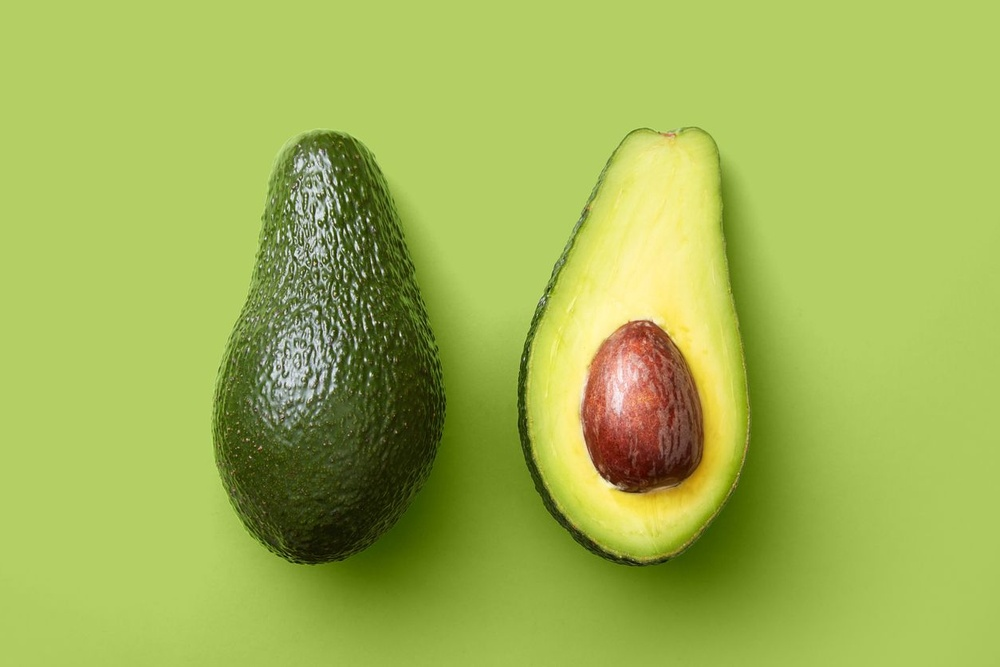
#> input picture Jobsheet_4/Testing/assets/1.jpg, 1000 x 667 px, shrunk from 1254 x 836 before the run
$ python soal_4_segmentasi_citra_eksternal.py
#> lines starting #> are read from the running program, lines starting #| are printed output that depends on the picture; after the words box and inside, x2 and y2 are one past the last pixel; in counts of white or black regions, pixels touching at a corner belong together
import numpy as np
import matplotlib.pyplot as plt
from skimage import io, filters, segmentation, color, util
from sklearn.cluster import KMeans
import warnings

# 1. Memuat citra dari folder assets
image_path = 'assets/1.jpg'
image_color = io.imread(image_path)
#> image_color is the input picture: shape (667, 1000, 3); mean R, G, B 161.1, 181.8, 83.3

# Konversi ke float agar rentang 0-1 konsisten
image_float = util.img_as_float(image_color)

if len(image_float.shape) == 3:
    image_gray = color.rgb2gray(image_float)
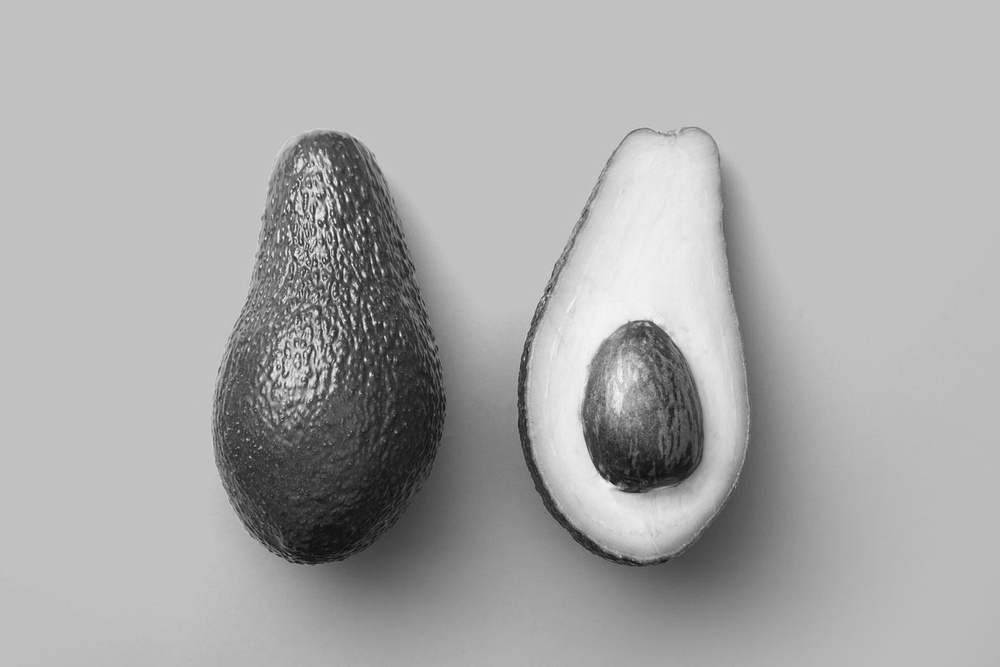
#> image_gray: shape (667, 1000) float64; min 0.0437, max 0.986, mean 0.668
    image_rgb = image_float
else:
    image_gray = image_float
    image_rgb = color.gray2rgb(image_float)

# --- Metode 1: Otsu Thresholding ---
thresh_otsu = filters.threshold_otsu(image_gray)
#> thresh_otsu = 0.55
binary_otsu = image_gray > thresh_otsu
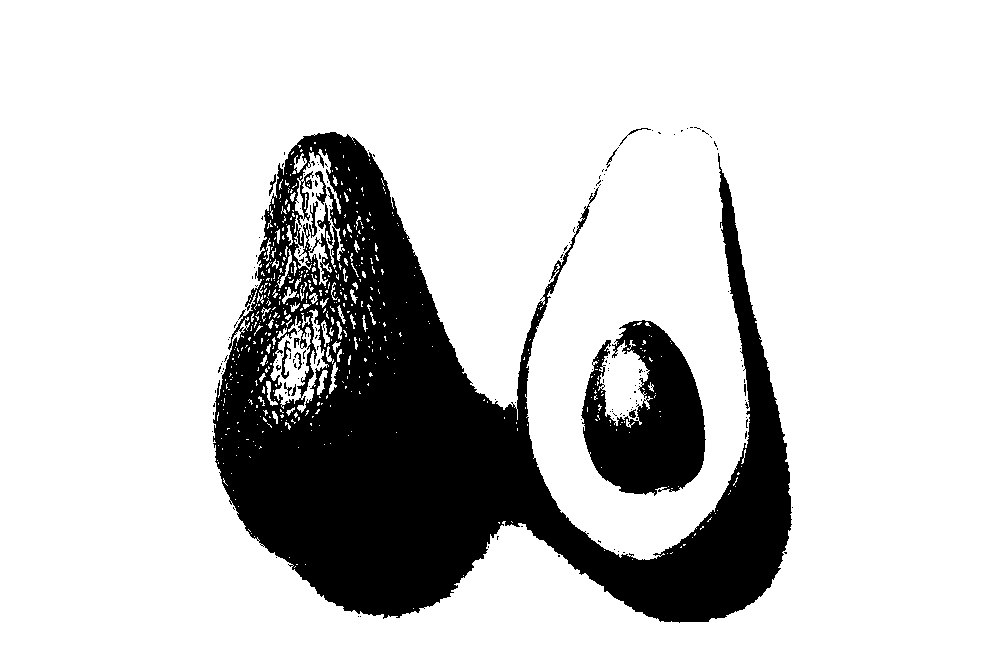
#> binary_otsu: shape (667, 1000) bool; 80.5% white; 154 black regions (140 under 20 px), largest, box (x1, y1, x2, y2) and area: (213, 132, 792, 623) 115423, (581, 320, 706, 496) 13549, (315, 171, 327, 205) 148

# --- Metode 2: K-Means Clustering ---
pixel_features = image_gray.reshape(-1, 1)
n_clusters = 3
kmeans = KMeans(n_clusters=n_clusters, random_state=0, n_init=10)
with warnings.catch_warnings():
    warnings.simplefilter("ignore")
    labels = kmeans.fit_predict(pixel_features)
segmented_kmeans = labels.reshape(image_gray.shape)
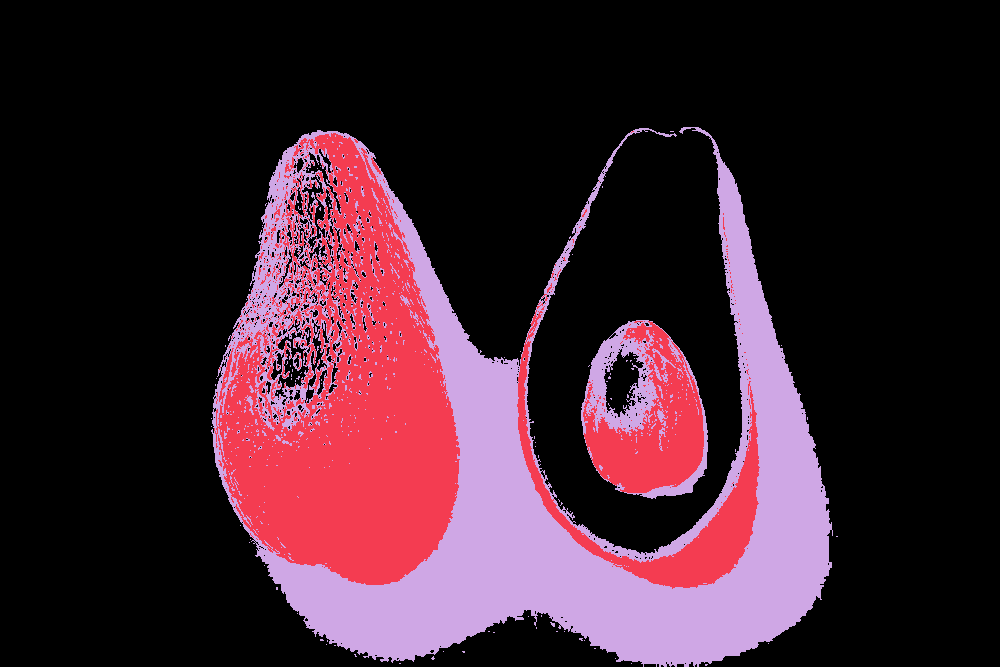
#> segmented_kmeans: shape (667, 1000) int32; 3 distinct labels, from 0 to 2; one colour per label, 0 black

# --- Metode 3: Watershed (DIPERBAIKI) ---
# Menggunakan Sobel untuk peta elevasi (tepi)
elevation_map = filters.sobel(image_gray)
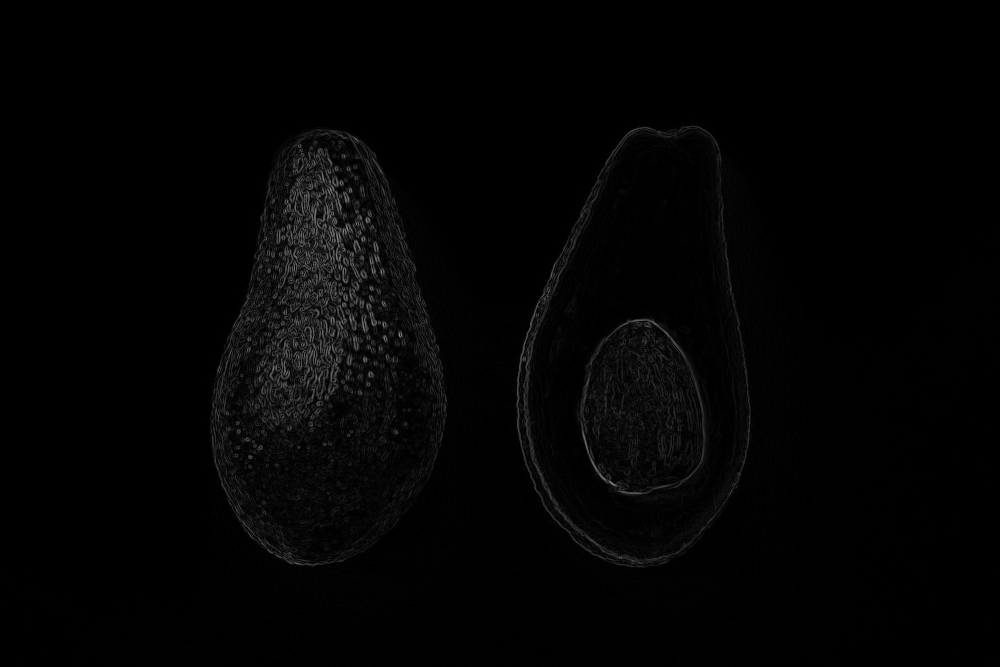
#> elevation_map: shape (667, 1000) float64; min 0, max 0.543, mean 0.0145

# Membuat marker yang lebih cerdas:
# Kita ambil nilai sangat rendah sebagai background dan sangat tinggi sebagai foreground
markers = np.zeros(image_gray.shape, dtype=np.int32)

# Menggunakan persentil agar adaptif terhadap kecerahan gambar durian
low_limit = np.percentile(image_gray, 10)  # 10% piksel tergelap
#> low_limit = 0.369
high_limit = np.percentile(image_gray, 90) # 10% piksel terang
#> high_limit = 0.759

markers[image_gray < low_limit] = 1
markers[image_gray > high_limit] = 2

# Terapkan Watershed
segmentation_watershed = segmentation.watershed(elevation_map, markers)
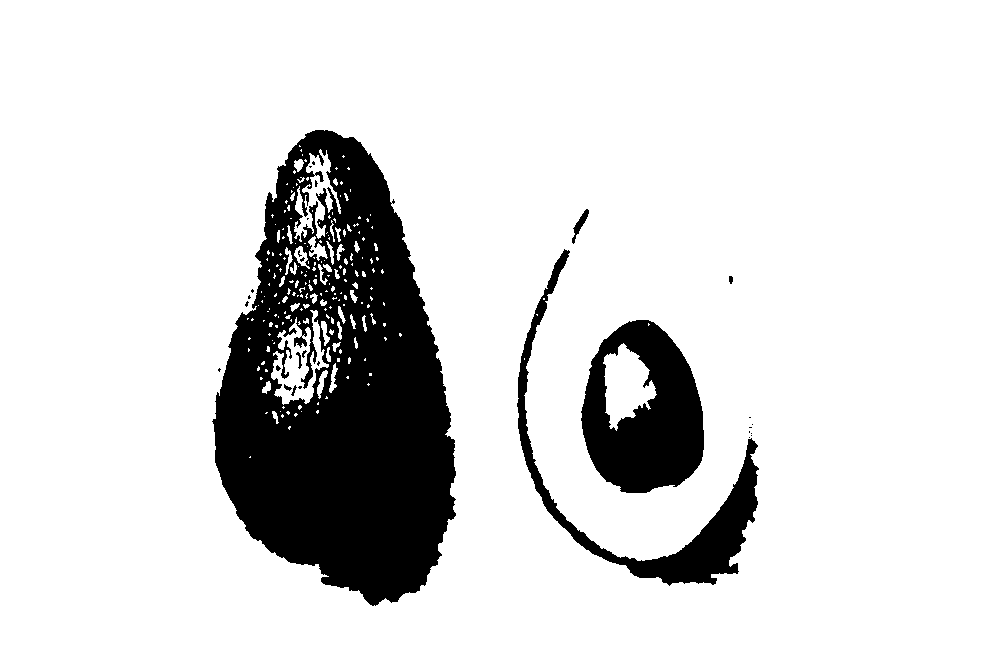
#> segmentation_watershed: shape (667, 1000) int32; values 1 (black) and 2 (white), 85.7% white; 29 black regions (21 under 20 px), largest, box (x1, y1, x2, y2) and area: (212, 130, 456, 606) 72342, (581, 320, 704, 493) 13708, (517, 249, 759, 586) 8931

# Menghasilkan batas (boundaries) yang kontras (misal warna kuning [1, 1, 0])
watershed_boundaries = segmentation.mark_boundaries(image_rgb, segmentation_watershed, color=(1, 1, 0))
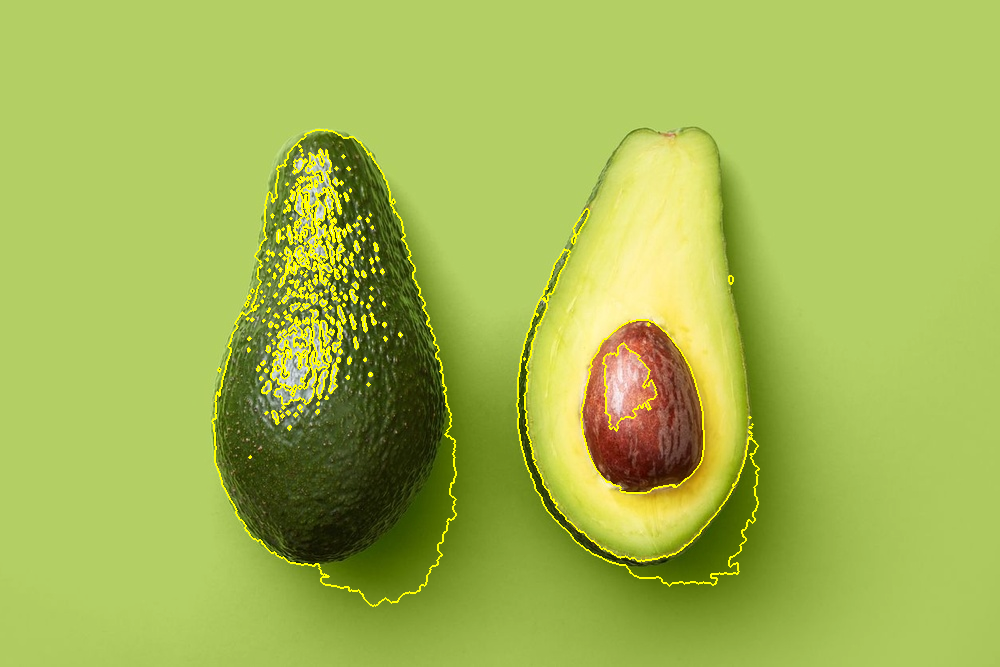
#> watershed_boundaries: shape (667, 1000, 3) float64; mean R, G, B 0.643, 0.723, 0.319

# 2. Visualisasi Hasil
fig, axes = plt.subplots(1, 4, figsize=(20, 5))
ax = axes.ravel()

ax[0].imshow(image_rgb)
ax[0].set_title('Original Image')
ax[0].axis('off')

ax[1].imshow(binary_otsu, cmap='gray')
ax[1].set_title('Otsu Thresholding')
ax[1].axis('off')

ax[2].imshow(segmented_kmeans, cmap='viridis')
ax[2].set_title(f'K-Means (K={n_clusters})')
ax[2].axis('off')

ax[3].imshow(watershed_boundaries)
ax[3].set_title('Watershed Segmentation')
ax[3].axis('off')

plt.tight_layout()
plt.show()

# Diskusi Singkat:
# Bandingkan apakah Otsu mampu memisahkan latar belakang dengan bersih.
# K-Means akan membagi citra menjadi 3 tingkatan keabuan berdasarkan klaster.
# Watershed akan sangat bergantung pada penempatan marker yang Anda tentukan di atas.
